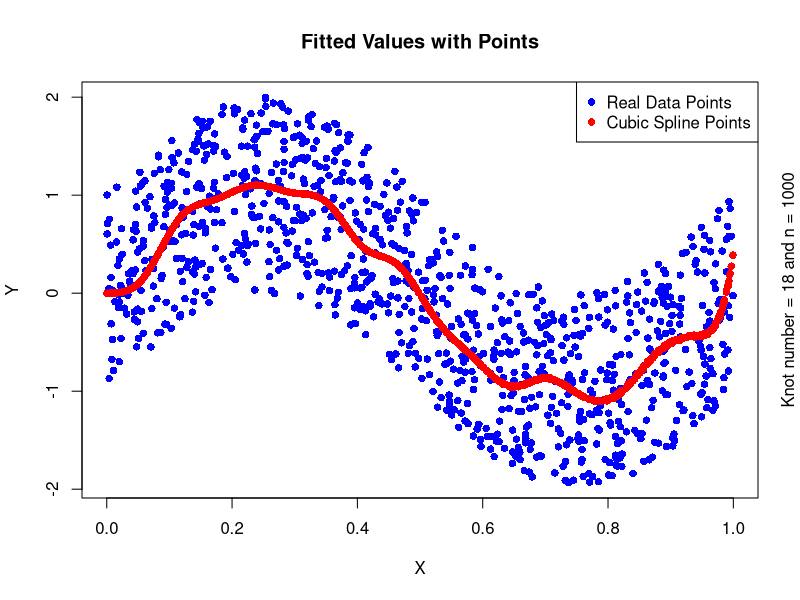
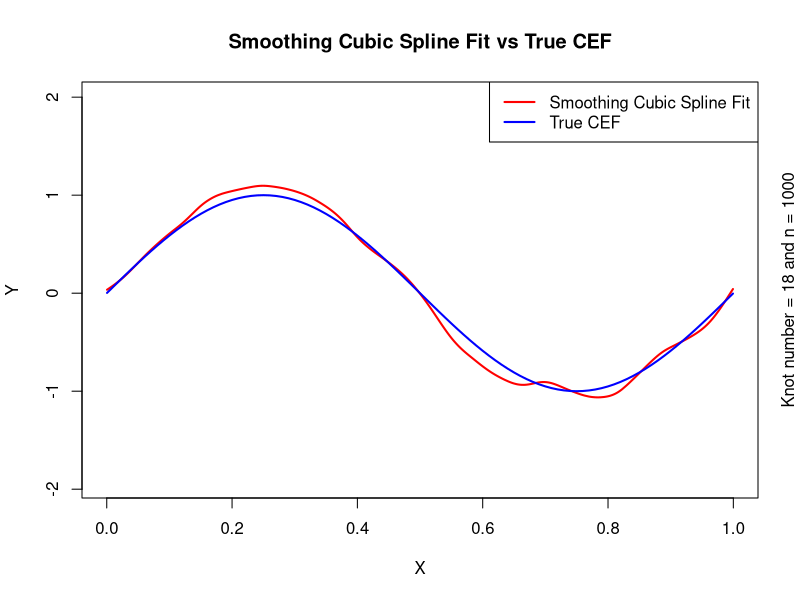
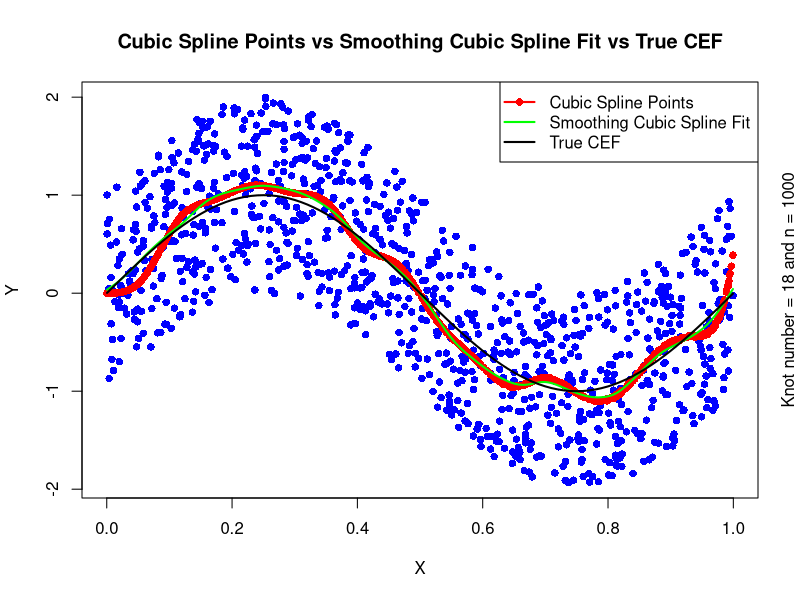

R code for these plots, in order:
## ---- chunk 1
knitr::opts_chunk$set(echo = TRUE)
## ---- chunk 2
# # Define a B-spline basis function based on Lecture 8's formulation
b_spline_base <- function(x, knots, r) {
  n <- length(knots)
  a <- knots[n] - knots[1]                            # Assuming equal spaced knots                         
  bs <- vector("numeric", length(x))
  
  for (j in 0:(r-1)) {
    bs <- bs + (-1)^j * choose(r-1, j) * (pmax(0, x - knots[j+1]))^(r-1)
  }
  
  bs / (a^(r-1) * factorial(r-1))
}

## ---- chunk 3
# Generate design matrix for B-splines
create_design_matrix <- function(X, knots, r) {
  sapply(knots, function(knot) b_spline_base(X, c(rep(min(X), r-1), knot, rep(max(X), r-1)), r))
}
## ---- chunk 4
# Estimate conditional expectation using custom B-splines and calculate leverage scores
estimate_conditional_expectation_with_leverage <- function(X, Y, num_knots, r) {
  knots <- quantile(X, probs = seq(0, 1, length.out = num_knots))
  B <- create_design_matrix(X, knots, r)
  fit <- lm(Y ~ B - 1)
  leverage_scores <- hatvalues(fit)
  return(list(fit = fit, leverage = leverage_scores))
}
## ---- chunk 5

set.seed(123)
n <- 1000                                               # n can be changed to observe in different sample sizes                                         
X <- runif(n, 0, 1)                                     # X ∼ Unif[0, 1]
epsilon <- runif(n, -1, 1)                              # ε ∼ Unif[−1, 1]

# Define the true Conditional Expectation Function (CEF)
true_CEF <- function(X) { sin(2 * pi * X) }             # freely chosen m(·)
Y <- true_CEF(X) + epsilon                              # Y = m(X)+ε

## ---- chunk 6

summary(Y)

## ---- chunk 7

summary(true_CEF(X))

## ---- chunk 8
# Determine optimal number of sub-intervals for B-splines via cross-validation
cv_errors <- sapply(1:30, function(k) {
  result <- estimate_conditional_expectation_with_leverage(X, Y, k, 4) # r = 4 for cubic splines
  leverage_scores <- result$leverage
  residuals <- Y - predict(result$fit)
  sum((residuals / (1 - leverage_scores))^2)
})

optimal_k <- which.min(cv_errors)

## ---- chunk 9

print(paste("Optimal knot number: ", optimal_k))

## ---- chunk 10

# Fit model using optimal number of knots
fit_bspline <- estimate_conditional_expectation_with_leverage(X, Y, optimal_k, 4)$fit

# Predict using the fitted model
predicted_values <- predict(fit_bspline, newdata = data.frame(B = create_design_matrix(X, quantile(X, probs = seq(0, 1, length.out = optimal_k)), 4)))

## ---- chunk 11

summary(predicted_values)

## ---- chunk 12

# Fit a smoothing spline for comparison
fit_smoothing_spline <- smooth.spline(X, Y, df = 16)

## ---- chunk 13

plot(X, Y, col = 'blue', pch = 16, xlab = 'X', ylab = 'Y', main = "Fitted Values with Points")
points(X, predicted_values, col = 'red', pch = 16)
legend("topright", legend = c("Real Data Points", "Cubic Spline Points"), col = c("blue", "red"), pch = 16)
mtext(side = 4, line = 1, paste("Knot number =", optimal_k, "and", "n =", n))

## ---- chunk 14

plot(NA, NA, xlim=range(X), ylim=range(c(Y, predict(fit_smoothing_spline, X))), 
     xlab = 'X', ylab = 'Y', main="Smoothing Cubic Spline Fit vs True CEF")
lines(fit_smoothing_spline, col="red", lwd=2)
curve(true_CEF, add = TRUE, col = "blue", lwd = 2)
legend("topright", legend = c("Smoothing Cubic Spline Fit", "True CEF"), col = c("red", "blue"), lwd = 2)
mtext(side = 4, line = 1, paste("Knot number =", optimal_k, "and", "n =", n))

## ---- chunk 15

par(mfrow = c(1, 1))
plot(X, Y, col = 'blue', pch = 16, xlab = 'X', ylab = 'Y', main = "Cubic Spline Points vs Smoothing Cubic Spline Fit vs True CEF")
points(X, predicted_values, col = 'red', pch = 16)
lines(fit_smoothing_spline, col = "green", lwd = 2)
curve(true_CEF, add = TRUE, col = "black", lwd = 2)  # Add true CEF
legend("topright", legend = c("Cubic Spline Points", "Smoothing Cubic Spline Fit", "True CEF"), col = c("red", "green", "black"), pch = c(16, NA, NA), lwd = 2)
mtext(side = 4, line = 1, paste("Knot number =", optimal_k, "and", "n =", n))

